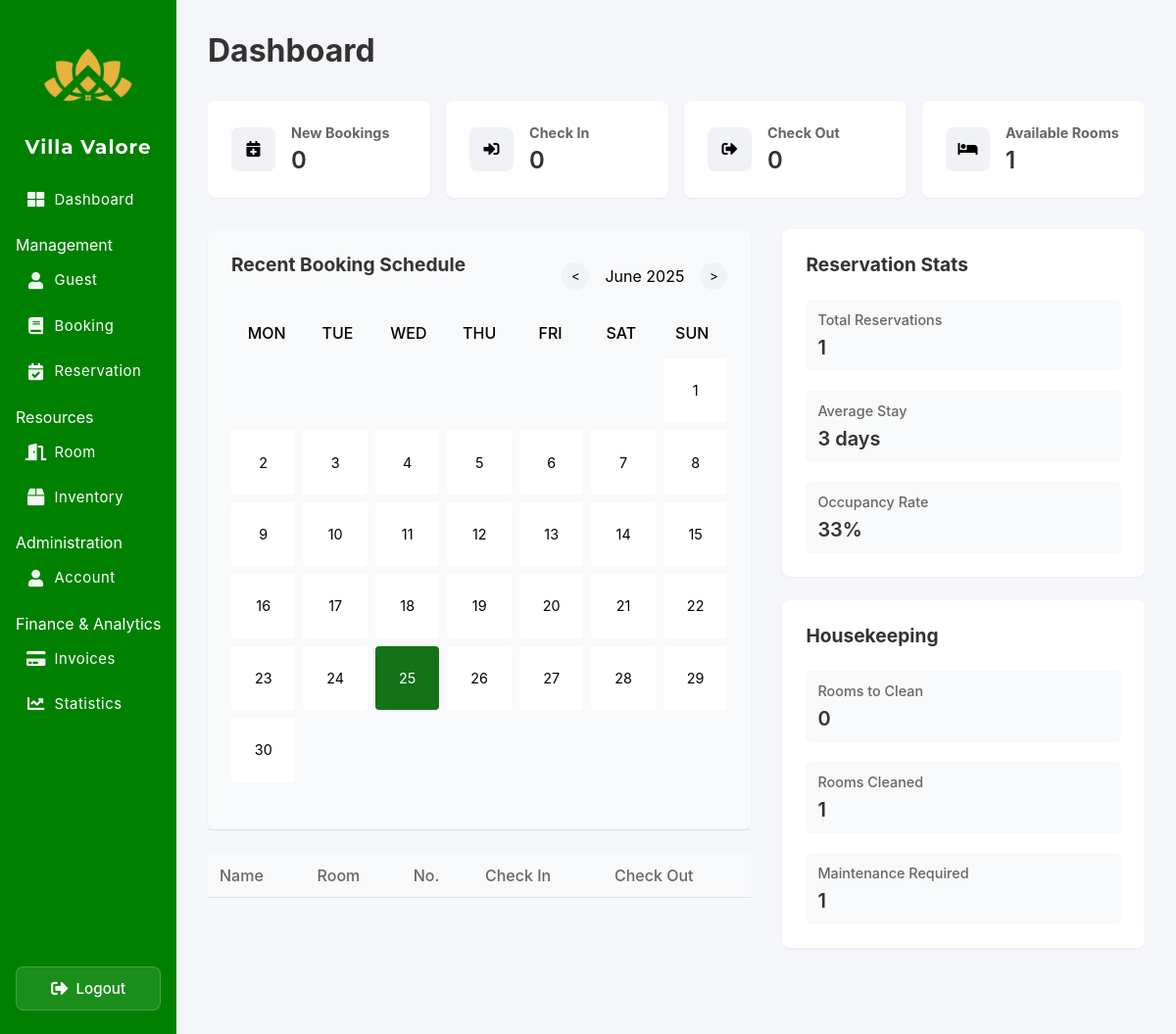
/admin/index.php, run on an earlier commit of the app's database.
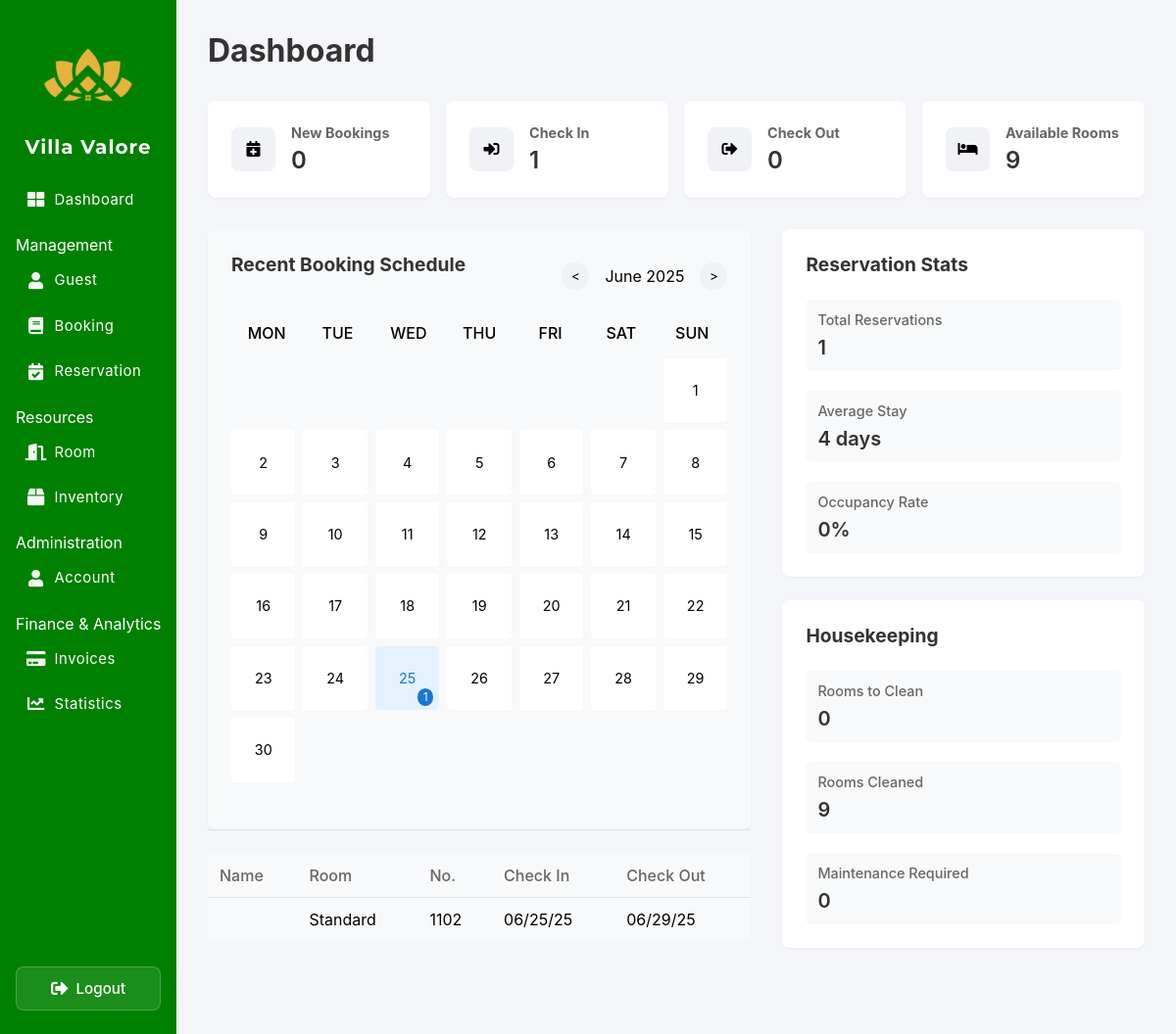
And on a later commit of the database.
### tables this page shows
CREATE TABLE `booking` (
  `BookingID` int(11) NOT NULL,
  `StudentID` int(11) NOT NULL,
  `RoomNumber` int(11) NOT NULL,
  `RoomType` enum('Standard','Deluxe','Suite','') NOT NULL,
  `BookingStatus` enum('Pending','Confirmed','Cancelled','Completed') NOT NULL,
  `RoomStatus` enum('Available','Booked','Reserved','Maintenance','Cleaning') NOT NULL,
  `Notes` text NOT NULL,
  `CheckInDate` date NOT NULL,
  `CheckOutDate` date NOT NULL,
  `BookingDate` date NOT NULL,
  `Price` decimal(10,0) NOT NULL
);

CREATE TABLE `room` (
  `RoomID` varchar(11) NOT NULL,
  `RoomNumber` int(11) NOT NULL,
  `RoomName` text NOT NULL,
  `RoomType` enum('Standard','Deluxe','Suite','') NOT NULL,
  `RoomPerHour` int(11) NOT NULL,
  `RoomStatus` enum('Available','Occupied','Maintenance','Cleaning') NOT NULL,
  `Capacity` varchar(255) NOT NULL
);

### admin/index.php (the view, shortened to what the changed rows need)
<?php include 'connections.php';
function getStats() {
    global $conn;
    $stats = [
        'new_bookings' => 0,
        'available_rooms' => 0,
        'check_ins' => 0,
        'check_outs' => 0,
        'total_reservations' => 0,
        'average_stay' => 0,
        'occupancy_rate' => 0,
        'rooms_to_clean' => 0,
        'rooms_cleaned' => 0,
        'maintenance_required' => 0
    ];
    $query = "SELECT COUNT(*) as count FROM booking WHERE BookingDate >= DATE_SUB(NOW(), INTERVAL 24 HOUR)";
    $result = $conn->query($query);
    if ($result && $row = $result->fetch_assoc()) {
        $stats['new_bookings'] = $row['count'];
    }
    $query = "SELECT COUNT(*) as count FROM room WHERE RoomStatus = 'Available'";
    $result = $conn->query($query);
    if ($result && $row = $result->fetch_assoc()) {
        $stats['available_rooms'] = $row['count'];
    }
    $query = "SELECT COUNT(*) as count FROM booking WHERE DATE(CheckInDate) = CURDATE() AND BookingStatus = 'Confirmed'";
    $result = $conn->query($query);
    if ($result && $row = $result->fetch_assoc()) {
        $stats['check_ins'] = $row['count'];
    }
    $query = "SELECT COUNT(*) as count FROM booking WHERE DATE(CheckOutDate) = CURDATE()";
    $result = $conn->query($query);
    if ($result && $row = $result->fetch_assoc()) {
        $stats['check_outs'] = $row['count'];
    }
    $query = "SELECT COUNT(*) as count FROM booking WHERE BookingStatus != 'Cancelled'";
    $result = $conn->query($query);
    if ($result && $row = $result->fetch_assoc()) {
        $stats['total_reservations'] = $row['count'];
    }
    $query = "SELECT AVG(TIMESTAMPDIFF(DAY, CheckInDate, CheckOutDate)) as avg_stay
              FROM booking
              WHERE BookingStatus != 'Cancelled' AND CheckOutDate > CheckInDate";
    $result = $conn->query($query);
    if ($result && $row = $result->fetch_assoc()) {
        $stats['average_stay'] = round($row['avg_stay'], 1);
    }
    $query = "SELECT
                (SELECT COUNT(*) FROM room WHERE RoomStatus = 'Occupied') as occupied,
                (SELECT COUNT(*) FROM room) as total";
    $result = $conn->query($query);
    if ($result && $row = $result->fetch_assoc()) {
        $stats['occupancy_rate'] = $row['total'] > 0
            ? round(($row['occupied'] / $row['total']) * 100)
            : 0;
    }
    $query = "SELECT
                SUM(CASE WHEN RoomStatus = 'Cleaning' THEN 1 ELSE 0 END) as to_clean,
                SUM(CASE WHEN RoomStatus = 'Available' THEN 1 ELSE 0 END) as cleaned,
                SUM(CASE WHEN RoomStatus = 'Maintenance' THEN 1 ELSE 0 END) as maintenance
              FROM room";
    $result = $conn->query($query);
    if ($result && $row = $result->fetch_assoc()) {
        $stats['rooms_to_clean'] = $row['to_clean'];
        $stats['rooms_cleaned'] = $row['cleaned'];
        $stats['maintenance_required'] = $row['maintenance'];
    }
    return $stats;
}
function getBookingSchedule($year, $month) {
    global $conn;
    $bookings = [];
    $query = "SELECT
                DAY(CheckInDate) as day,
                COUNT(*) as booking_count
              FROM booking
              WHERE YEAR(CheckInDate) = ?
              AND MONTH(CheckInDate) = ?
              AND BookingStatus != 'Cancelled'
              GROUP BY DAY(CheckInDate)";
    $stmt = $conn->prepare($query);
    $stmt->bind_param("ii", $year, $month);
    $stmt->execute();
    $result = $stmt->get_result();
    while ($row = $result->fetch_assoc()) {
        $bookings[$row['day']] = $row['booking_count'];
    }
    return $bookings;
}
function getRecentBookings($limit = 5) {
    global $conn;
    $bookings = [];
    $query = "SELECT
                b.BookingID as id,
                CONCAT(s.FirstName, ' ', s.LastName) as guest_name,
                b.CheckInDate as check_in_date,
                b.CheckOutDate as check_out_date,
                b.RoomNumber as room_id,
                b.BookingStatus as status,
                r.RoomNumber as room_number
              FROM booking b
              LEFT JOIN account s ON b.StudentID = s.accountID
              JOIN room r ON b.RoomNumber = r.RoomNumber
              ORDER BY b.BookingDate DESC
              LIMIT ?";
    $stmt = $conn->prepare($query);
    $stmt->bind_param("i", $limit);
    $stmt->execute();
    $result = $stmt->get_result();
    while ($row = $result->fetch_assoc()) {
        $bookings[] = $row;
    }
    return $bookings;
}
$stats = getStats();
$currentYear = date('Y');
$currentMonth = date('n');
$bookingSchedule = getBookingSchedule($currentYear, $currentMonth);
$recentBookings = getRecentBookings(5);
?>
<!DOCTYPE html>
<html lang="en">
<head>
    <link rel="stylesheet" href="https://cdnjs.cloudflare.com/ajax/libs/font-awesome/5.15.4/css/all.min.css">
</head>
<body>
    <div class="layout-container">
        <div class="main-content" id="mainContent">
            <div class="dashboard">
                <h1>Dashboard</h1>
                <div class="stats-cards">
                    <div class="stat-card">
                        <div class="stat-info">
                            <h3>Check In</h3>
                            <p><?php echo $stats['check_ins']; ?></p>
                        </div>
                    </div>
                    <div class="stat-card">
                        <div class="stat-info">
                            <h3>Available Rooms</h3>
                            <p><?php echo $stats['available_rooms']; ?></p>
                        </div>
                    </div>
                </div>
                <div class="content-grid">
                    <div class="left-section">
                        <div class="booking-schedule">
                            <div class="calendar-nav">
                                <h2>Recent Booking Schedule</h2>
                            </div>
                            <div class="calendar-grid">
                                <?php
                                $firstDay = mktime(0, 0, 0, $currentMonth, 1, $currentYear);
                                $daysInMonth = date('t', $firstDay);
                                $startDay = date('N', $firstDay);
                                $currentDate = date('j');
                                for ($i = 1; $i < $startDay; $i++) {
                                    echo '<div class="calendar-day empty"></div>';
                                }
                                for ($day = 1; $day <= $daysInMonth; $day++) {
                                    $classes = ['calendar-day'];
                                    if ($day == $currentDate && $currentMonth == date('n')) {
                                        $classes[] = 'current-day';
                                    }
                                    if (isset($bookingSchedule[$day]) && $bookingSchedule[$day] > 0) {
                                        $classes[] = 'has-bookings';
                                    }
                                    echo '<div class="' . implode(' ', $classes) . '">';
                                    echo (int)$day;
                                    if (isset($bookingSchedule[$day])) {
                                        echo '<span class="booking-count">' . $bookingSchedule[$day] . '</span>';
                                    }
                                    echo '</div>';
                                }
                                ?>
                            </div>
                        </div>
                        <div class="booking-list">
                            <table>
                                <thead>
                                    <tr>
                                        <th>Name</th>
                                        <th>Room</th>
                                        <th>No.</th>
                                        <th>Check In</th>
                                        <th>Check Out</th>
                                    </tr>
                                </thead>
                                <tbody>
                                    <?php foreach ($recentBookings as $booking): ?>
                                    <tr>
                                        <td><?php echo htmlspecialchars($booking['guest_name']); ?></td>
                                        <td><?php echo htmlspecialchars($booking['room_type'] ?? 'Standard'); ?></td>
                                        <td><?php echo htmlspecialchars($booking['room_number']); ?></td>
                                        <td><?php echo date('m/d/y', strtotime($booking['check_in_date'])); ?></td>
                                        <td><?php echo date('m/d/y', strtotime($booking['check_out_date'])); ?></td>
                                    </tr>
                                    <?php endforeach; ?>
                                </tbody>
                            </table>
                        </div>
                    </div>
                    <div class="right-section">
                        <div class="stats-section">
                            <h2>Reservation Stats</h2>
                            <div class="stats-content">
                                <div class="stat-item">
                                    <h4>Average Stay</h4>
                                    <p><?php echo $stats['average_stay']; ?> days</p>
                                </div>
                                <div class="stat-item">
                                    <h4>Occupancy Rate</h4>
                                    <p><?php echo $stats['occupancy_rate']; ?>%</p>
                                </div>
                            </div>
                         </div>
                        <div class="housekeeping">
                            <h2>Housekeeping</h2>
                            <div class="housekeeping-content">
                                <div class="housekeeping-item">
                                    <h4>Rooms Cleaned</h4>
                                    <p><?php echo $stats['rooms_cleaned']; ?></p>
                                </div>
                                <div class="housekeeping-item">
                                    <h4>Maintenance Required</h4>
                                    <p><?php echo $stats['maintenance_required']; ?></p>
                                </div>
                            </div>
                        </div>
                        </div>
                    </div>
                </div>
            </div>
        </div>
</body>
</html>

What changed in the data, as far as the page shows it:
added booking: room_type "Standard", room.RoomNumber "1102", CheckInDate "06/25/25", CheckOutDate "06/29/25"
Also different on the page:
$stats['check_ins']: "0" → "1"
$stats['available_rooms']: "1" → "9"
$stats['average_stay']: "3" → "4"
$stats['occupancy_rate']: "33" → "0"
$stats['rooms_cleaned']: "1" → "9"
$stats['maintenance_required']: "1" → "0"
new list line: "25 1"
list line gone: "30"
